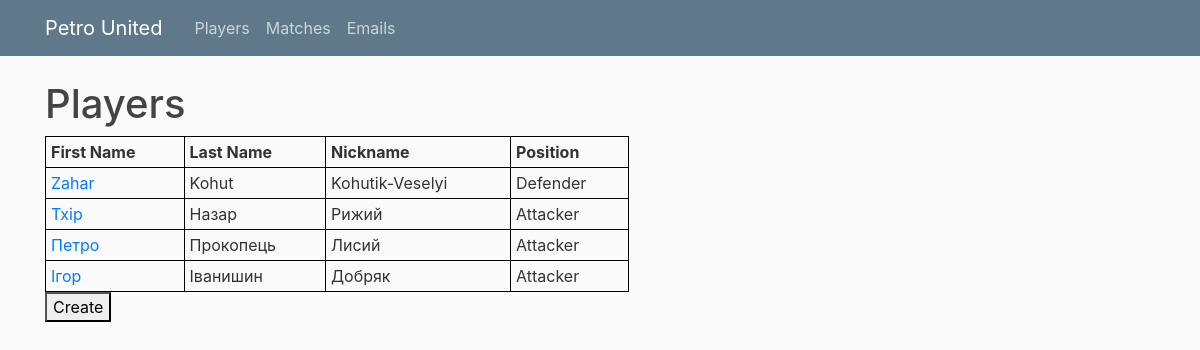
Before: /players with the older database file.
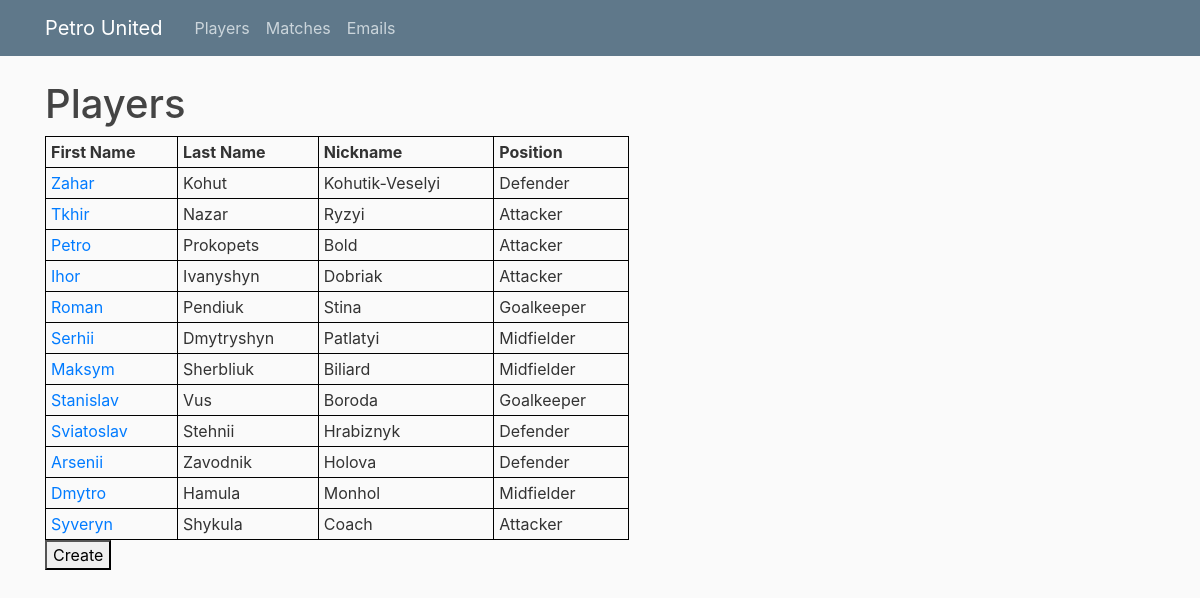
After: the same page with the newer database file.
### main/models.py (models this page shows, shortened)
class Player(Base):
    __tablename__ = 'player'
    player_id = Column(Integer, unique=True, nullable=False, primary_key=True)
    first_name = Column(String, nullable=False)
    last_name = Column(String, nullable=False)
    nickname = Column(String, nullable=False)
    position = Column(String, nullable=False)
    picture = Column(String, nullable=False)

### main/routes.py (the view)
@app.route("/players", methods = ["POST", "GET"])
def players_page():
    session = Session()
    players = session.query(Player).all()
    return render_template("players.html", players = players, title = "Players")

### main/templates/players.html (shortened to what this page needs)
{% extends "layout.html" %}
{% block content %}
    <h1>Players</h1>
    <table id="myTable">
    <thead>
        <tr>
        <th>First Name</th>
        <th>Last Name</th>
        <th>Nickname</th>
        <th>Position</th>
        </tr>
    </thead>
    <tbody>
    {% for player in players %}
        <tr>
        <td><a class="mr-2" href="{{ url_for('player_page', player_id = player.player_id ) }}">{{ player.first_name }}</a></td>
        <td>{{ player.last_name }}</td>
        <td>{{ player.nickname }}</td>
        <td>{{ player.position }}</td>
        </tr>
    {% endfor %}
    </tbody>
    </table>
    <div class="form-group">
        <a href="{{ url_for("create_player") }}">
            <button>Create</button>
        </a>
    </div>
{% endblock content %}

### main/templates/layout.html (shortened to what this page needs)
<!DOCTYPE html>
<html>
<head>
    <link rel="stylesheet" href="https://maxcdn.bootstrapcdn.com/bootstrap/4.0.0/css/bootstrap.min.css">
    <link rel="stylesheet" type="text/css" href="{{ url_for('static', filename='main.css') }}">
</head>
<body>
    <header class="site-header">
      <nav class="navbar navbar-expand-md navbar-dark bg-steel fixed-top">
        <div class="container">
          <a class="navbar-brand mr-4" href="/">Petro United</a>
          <div class="collapse navbar-collapse" id="navbarToggle">
            <div class="navbar-nav mr-auto">
              <a class="nav-item nav-link" href="/players">Players</a>
              <a class="nav-item nav-link" href="/matches">Matches</a>
              <a class="nav-item nav-link" href="/emails">Emails</a>
            </div>
          </div>
        </div>
      </nav>
    </header>
    <main role="main" class="container">
      <div class="row">
        <div class="col-md-8">
          {% block content %}{% endblock %}
        </div>
    </main>
</body>
</html>

### main/static/main.css (style rules this page uses)
body { background: #fafafa; color: #333333; margin-top: 5rem; }
h1, h2, h3, h4, h5, h6 { color: #444444; }
.bg-steel { background-color: #5f788a; }
.site-header .navbar-nav .nav-link { color: #cbd5db; }

### main/templates/players.html (style rules this page uses)
table { border: 1px solid black; width: 80%; border-collapse: collapse; }
th, td { border: 1px solid black; padding: 5px; white-space: nowrap; }

Changed rows visible on the page:
changed Player: first_name "Тхір" → "Tkhir"; last_name "Назар" → "Nazar"; nickname "Рижий" → "Ryzyi"
changed Player: first_name "Петро" → "Petro"; last_name "Прокопець" → "Prokopets"; nickname "Лисий" → "Bold"
changed Player: first_name "Ігор" → "Ihor"; last_name "Іванишин" → "Ivanyshyn"; nickname "Добряк" → "Dobriak"
added Player: first_name "Roman", last_name "Pendiuk", nickname "Stina", position "Goalkeeper"
added Player: first_name "Serhii", last_name "Dmytryshyn", nickname "Patlatyi", position "Midfielder"
added Player: first_name "Maksym", last_name "Sherbliuk", nickname "Biliard", position "Midfielder"
added Player: first_name "Stanislav", last_name "Vus", nickname "Boroda", position "Goalkeeper"
added Player: first_name "Sviatoslav", last_name "Stehnii", nickname "Hrabiznyk", position "Defender"
added Player: first_name "Arsenii", last_name "Zavodnik", nickname "Holova", position "Defender"
added Player: first_name "Dmytro", last_name "Hamula", nickname "Monhol", position "Midfielder"
added Player: first_name "Syveryn", last_name "Shykula", nickname "Coach", position "Attacker"
